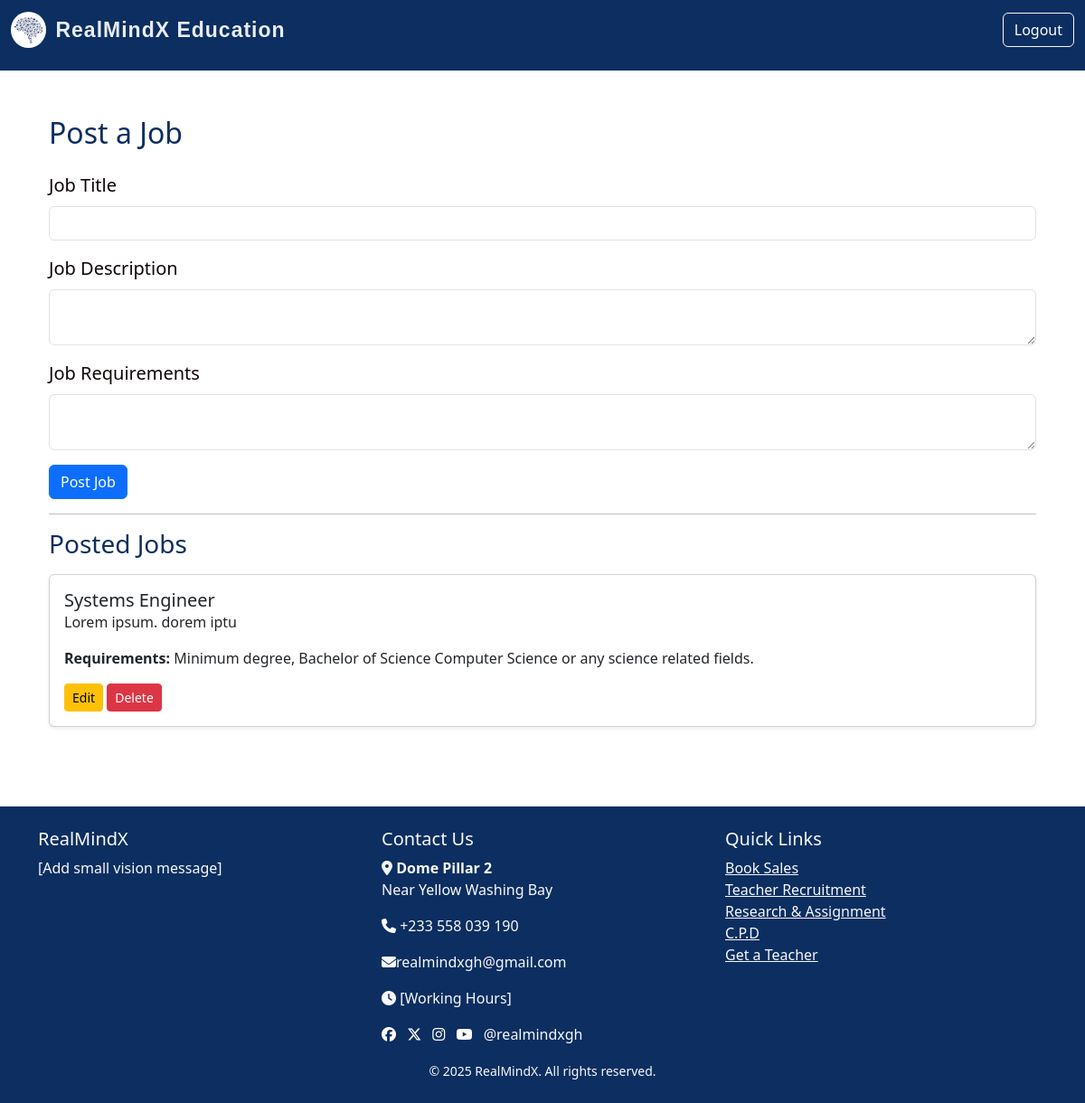
Page /admin/post-job (signed in) on the earlier database version.
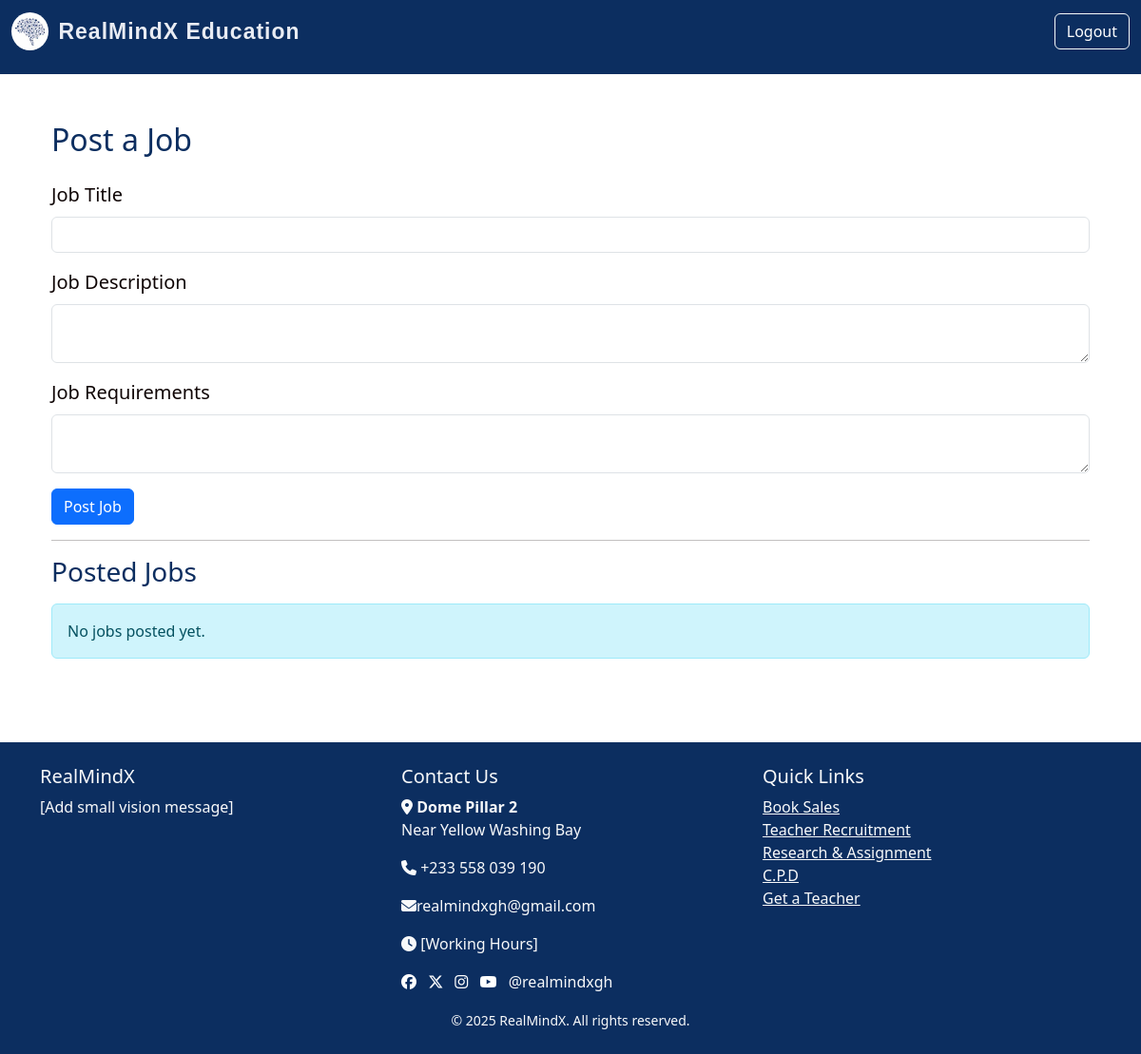
Same page on the later database version.
### models.py (models this page shows)
class JobPost(db.Model):
    id = db.Column(db.Integer, primary_key=True)
    title = db.Column(db.String(150), nullable=False)
    description = db.Column(db.Text, nullable=False)
    job_type = db.Column(db.String(50))
    requirements = db.Column(db.Text, nullable=False)
    date_posted = db.Column(db.DateTime, default=datetime.utcnow)
    admin_id = db.Column(db.Integer, db.ForeignKey('admin.id'), nullable=False)
    applications = db.relationship('Application', backref='job', cascade='all, delete-orphan', lazy=True)

### routes.py (the view, shortened to what this page needs)
@app.route('/admin/post-job', methods=['GET', 'POST'])
@login_required
def post_job():
    if not isinstance(current_user, Admin):
        return redirect(url_for('users_dashboard'))
    form = JobPostForm()
    page = request.args.get('page', 1, type=int)
    per_page = 5
    jobs_paginated = JobPost.query.order_by(JobPost.id.desc()).paginate(page=page, per_page=per_page)
    return render_template(
        'post_job.html',
        form=form,
        jobs=jobs_paginated.items,
        total_pages=jobs_paginated.pages,
        current_page=page
    )

### forms.py
class JobPostForm(FlaskForm):
    title = StringField('Job Title', validators=[DataRequired(), Length(min=5, max=100)])
    description = TextAreaField('Job Description', validators=[DataRequired()])
    requirements = TextAreaField('Job Requirements', validators=[DataRequired()])
    submit = SubmitField('Post Job')

### routes.py (called while the page is built)
@login_manager.user_loader
def load_user(user_id):
    try:
        user_type, id = user_id.split(":")
        if user_type == "user":
            return User.query.get(int(id))
        elif user_type == "admin":
            return Admin.query.get(int(id))
    except ValueError:
        return None

### templates/post_job.html (shortened to what this page needs)
{% extends "index.html" %}
{% block content %}
<div class="container py-4">
    <h2 class="mb-4">Post a Job</h2>
    <form method="POST">
        <div class="mb-3">
            {{ form.title.label(class="form-label") }}
            {{ form.title(class="form-control") }}
        </div>
        <div class="mb-3">
            {{ form.description.label(class="form-label") }}
            {{ form.description(class="form-control") }}
        </div>
        <div class="mb-3">
            {{ form.requirements.label(class="form-label") }}
            {{ form.requirements(class="form-control") }}
        </div>
        <button type="submit" class="btn btn-primary">Post Job</button>
    </form>
    <hr>
    <h3 class="mb-3">Posted Jobs</h3>
    {% for job in jobs %}
    <div class="card mb-3 shadow-sm">
        <div class="card-body">
            <h5 class="card-title">{{ job.title }}</h5>
            <p class="card-text">{{ job.description }}</p>
            <p><strong>Requirements:</strong> {{ job.requirements }}</p>
             <div class="mt-3">
                <a href="{{ url_for('edit_job', job_id=job.id) }}" class="btn btn-sm btn-warning">Edit</a>
                <button type="button" class="btn btn-sm btn-danger" data-bs-toggle="modal" data-bs-target="#deleteModal{{ job.id }}">
                    Delete
                </button>
            </div>
        </div>
    </div>
    {% else %}
    <div class="alert alert-info">No jobs posted yet.</div>
    {% endfor %}
</div>
{% endblock %}

Differences in the rows shown:
removed JobPost: title "Systems Engineer", description "Lorem ipsum. dorem iptu", requirements "Minimum degree, Bachelor of Science Computer Science or any science related fields."
Other differences:
text now shown: "No jobs posted yet."
